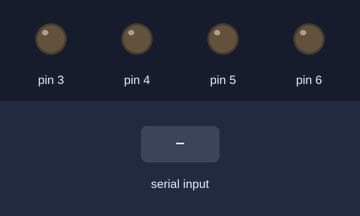
Recording of a sketch running on a simulated Arduino Uno, built with avr-gcc and run on an emulated ATmega328P. Shown: output pins drawn as LEDs (lit = HIGH). The test bench sets the inputs (shaded band).

Above: at 1.2 s.
1.3 s: "*turn on light one#" received over the second serial link
At 1.8 s:
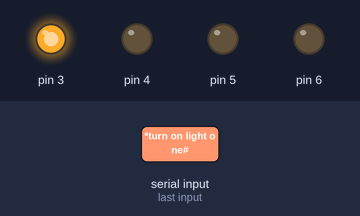
2.8 s: "*turn on light two#" received over the second serial link
At 4.0 s:
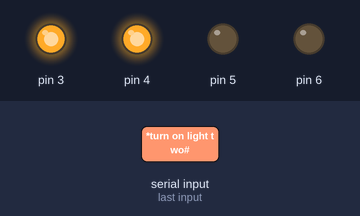
4.3 s: "*turn off light one#" received over the second serial link
At 5.3 s:
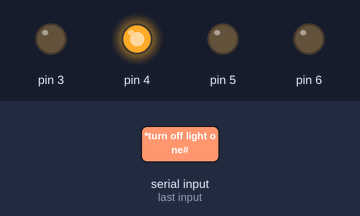
5.8 s: "*turn on all lights#" received over the second serial link
At 6.4 s:
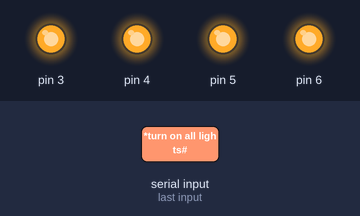
7.3 s: "*turn off light two#" received over the second serial link
At 7.6 s:
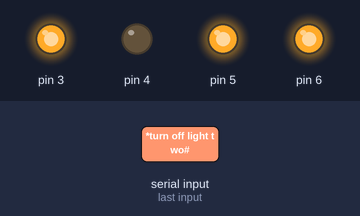
8.8 s: "*turn off light one#" received over the second serial link
At 9.9 s:
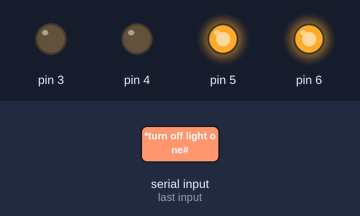
Timing chart, 0 to 11.3 s (numbered marks = the images above; inputs shaded):
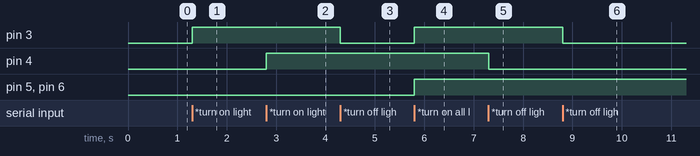

Measured:
- after the input at 1.3 s, pin 3: LOW → HIGH at once
- after the input at 2.8 s, pin 4: LOW → HIGH at once
- after the input at 4.3 s, pin 3: HIGH → LOW at once
- after the input at 5.8 s, pin 3, pin 5, pin 6: LOW → HIGH at once
- after the input at 7.3 s, pin 4: HIGH → LOW at once
- after the input at 8.8 s, pin 3: HIGH → LOW at once

The sketch:

SmartHouseArduino.ino
```cpp
#include <SoftwareSerial.h>

SoftwareSerial mySerial(10, 11); // RX, TX

const int led1 = 3;
const int led2 = 4;
const int led3 = 5;
const int led4 = 6;

String inStr;

class Device
{
 public:
  virtual void turnOn() = 0;
  virtual void turnOff() = 0;
};

class Led : public Device
{
  int pin;
 public:
  Led(int p)
  {
    pin = p;
    pinMode(pin, OUTPUT);
  }
  void turnOn()
  {
    digitalWrite(pin, HIGH);
  }
  void turnOff()
  {
    digitalWrite(pin, LOW);
  }
};

Led ledOne = Led(led1);
Led ledTwo = Led(led2);
Led ledThree = Led(led3);
Led ledFour = Led(led4);

void setup() {
  Serial.begin(9600);
  mySerial.begin(9600);
}

void loop() {
  while (mySerial.available() > 0) {
    char inChar = (char)mySerial.read();
    inStr += inChar;
    if (inStr.endsWith("#")) {
      if (!strcmp(inStr.c_str(), "*turn on light one#")) {
        ledOne.turnOn();
      }
      if (!strcmp(inStr.c_str(), "*turn off light one#")) {
        ledOne.turnOff();
      }
      if (!strcmp(inStr.c_str(), "*turn on light two#")) {
        ledTwo.turnOn();
      }
      if (!strcmp(inStr.c_str(), "*turn off light two#")) {
        ledTwo.turnOff();
      }
      if(!strcmp(inStr.c_str(), "*turn on light three#")) {
        ledThree.turnOn();
      }
      if (!strcmp(inStr.c_str(), "*turn off light three#")) {
        ledThree.turnOff();
      }
      if(!strcmp(inStr.c_str(), "*turn off light four#")) {
        ledFour.turnOn();
      }
      if (!strcmp(inStr.c_str(), "*turn off light four#")) {
        ledFour.turnOff();
      }
      if(!strcmp(inStr.c_str(), "*turn on all lights#")) {
        ledOne.turnOn();
        ledTwo.turnOn();
        ledThree.turnOn();
        ledFour.turnOn();
      }
      if(!strcmp(inStr.c_str(), "*turn off all lights#")) {
        ledOne.turnOff();
        ledTwo.turnOff();
        ledThree.turnOff();
        ledFour.turnOff();
      }

      inStr = "";
    }
  }
}
```
